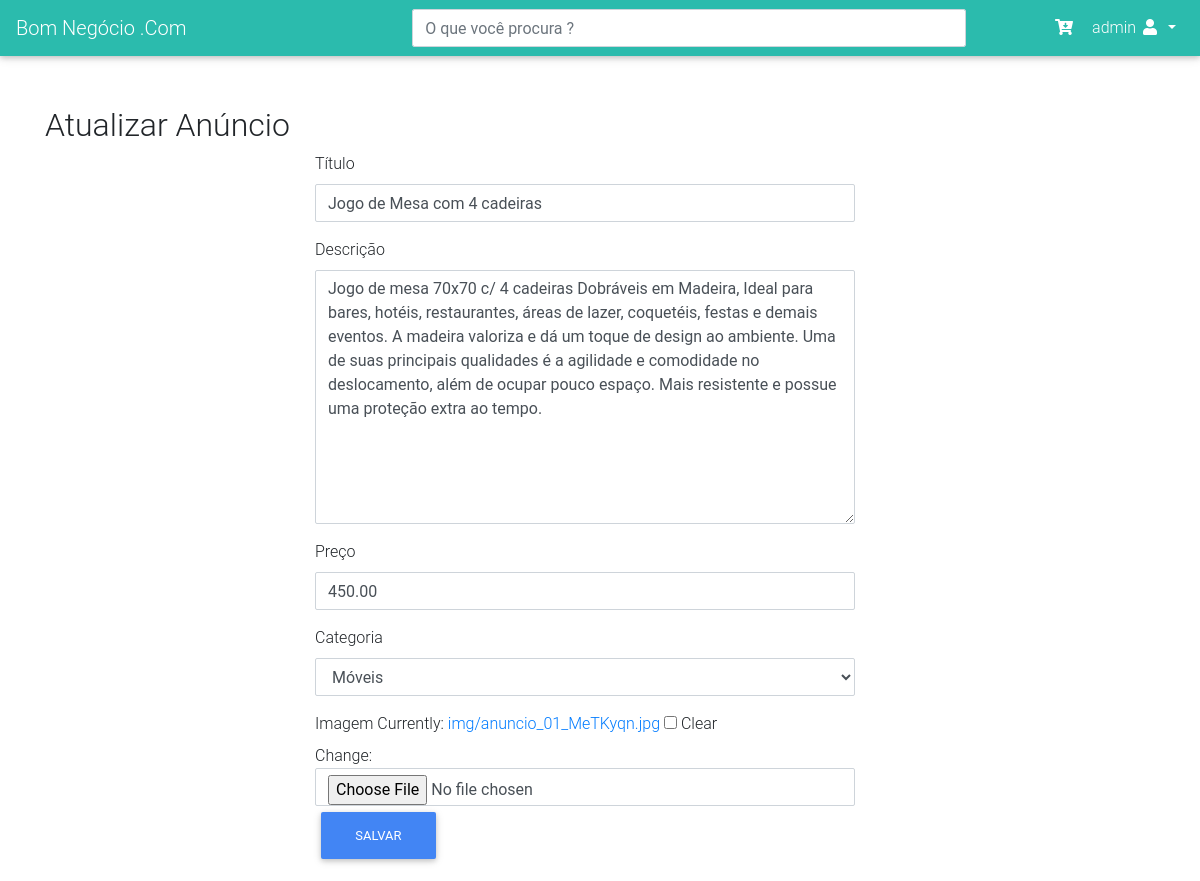
The app's page /atualizar/13 (signed in) with its own data.
### loja/models.py (models this page shows, shortened)
class Anuncio(models.Model):
    titulo = models.CharField(max_length=100)
    descricao = models.TextField(max_length=1000)
    preco = models.DecimalField(max_digits=7, decimal_places=2)
    imgPath = models.ImageField(null=True, upload_to='img/', default='', blank=True)
    categoria = models.ForeignKey(Categoria, on_delete=models.CASCADE)
    usuario = models.ForeignKey(User, on_delete=models.CASCADE,  null=True, blank=True)
    class Meta:
        verbose_name_plural = 'Anuncios'

### loja/views.py (the view)
# urls.py: path('atualizar/<int:pk>', atualizar_anuncio, name='url_atualizar_anuncio'),
@login_required(login_url='url_index')
def atualizar_anuncio(request, pk):
    dados = {}
    anuncio = Anuncio.objects.get(pk=pk)
    oldAnuncio = anuncio
    teste = oldAnuncio.imgPath.url.replace("/", "\\")
    imgPath = os.getcwd()+teste
    if(os.path.isfile(imgPath)):
        os.remove(imgPath)
    if request.method == 'POST':
        form = AnuncioForm(request.POST or None, request.FILES, instance=anuncio)
        form.fields['usuario'].initial = anuncio.usuario
        if form.is_valid():
            form.save()
            return redirect('url_minha_conta')
    dados['form'] = AnuncioForm(instance=anuncio)
    dados['usuario'] = request.user
    dados['titulo'] = "Atualizar Anúncio"
    return render(request, 'loja/form.html', dados)

### loja/form.py
class AnuncioForm(ModelForm):
    class Meta:
        model = Anuncio #Instancia um objeto do tipo anuncio
        fields = [
            'titulo',
            'descricao',
            'preco',
            'categoria',
            'imgPath',
            'usuario'
        ]

### loja/models.py (called while the page is built)
    def __str__(self):
        return self.nome

### loja/templates/loja/form.html (shortened to what this page needs)
{% extends 'loja/menu.html' %}
{% load static %}
{% load widget_tweaks %}
{% block content %}
    <div class="container">
        <h2>{{titulo}}</h2>
        <form method="POST" enctype="multipart/form-data">
            <div class="row">
                <div class="col-md-3"></div>
                <div class="row col-md-6">
                    <div class="form-group form-anuncio">
                        <label class="control-label">Título</label>
                        {{ form.titulo|add_class:"form-control" }}
                    </div>
                    <div class="form-group form-anuncio">
                        <label class="control-label">Descrição</label>
                        {{ form.descricao|add_class:"form-control"}}
                    </div>
                    <div class="form-group form-anuncio">
                        <label class="control-label">Preço</label>
                        {{ form.preco|add_class:"form-control"}}
                    </div>
                    <div class="form-group form-anuncio">
                        <label class="control-label">Categoria</label>
                        {{ form.categoria|add_class:"form-control"}}
                    </div>
                    <div class="form-group custom-file form-anuncio">
                      <label class="control-label">Imagem</label>
                        {{ form.imgPath|add_class:"form-control"}}
                    </div>
                    <div class="form-group form-anuncio">
                        <button type="submit" class="btn btn-primary"> Salvar </button>
                    </div>
                </div>
                <div class="col-md-3"></div>
            </div>
        </form>
    </div>
{% endblock %}

### loja/templates/loja/menu.html (shortened to what this page needs)
{% load static %}
<!doctype html>
<html lang="en">
<head>
    <link rel="stylesheet" href="https://stackpath.bootstrapcdn.com/bootstrap/4.3.1/css/bootstrap.min.css">
    <link rel="stylesheet" href=" {% static 'css/style.css' %} ">
    <link rel="stylesheet" href=" {% static 'css/mdb.min.css' %} ">
    <link rel="stylesheet" href="https://cdnjs.cloudflare.com/ajax/libs/font-awesome/5.8.2/css/all.css">
</head>
<body>
    <nav class="mb-1 navbar navbar-expand-lg navbar-dark default-color">
      <a class="navbar-brand" href="{% url 'url_home' %}">Bom Negócio .Com</a>
      {% if usuario.id %}
      <div class="col-md-6">
        <form action="{% url 'url_pesquisa_filtrada' %}" method="POST">
          <input name="chave" class="form-control" type="text" placeholder="O que você procura ?" aria-label="Search">
        </form>
      </div>
      {% endif %}
      <div class="collapse navbar-collapse" id="navbarSupportedContent-333">
        <ul class="navbar-nav ml-auto nav-flex-icons">
            <li class="nav-item ">
            <a class="nav-link" href="#">
              <i class="fas fa-cart-arrow-down"></i>
            </a>
          </li>
          <li class="nav-item dropdown">
            <a class="nav-link dropdown-toggle" id="navbarDropdownMenuLink-333" data-toggle="dropdown"
              aria-haspopup="true" aria-expanded="false">
              {% if usuario.id %} {{  usuario }} {% endif %} <i class="fas fa-user"> </i>
            </a>
          </li>
        </ul>
      </div>
    </nav>
    {% block content %}
    {% endblock %}
</body>
</html>

### loja/static/css/style.css (style rules this page uses)
.form-control, .btn { min-height: 38px; border-radius: 2px; }
.form-anuncio { width: 100%; height: auto; }
nav.mb-1.navbar.navbar-expand-lg.navbar-dark.default-color { margin-bottom: 50px !important; }

### records on screen
Anuncio: titulo "Jogo de Mesa com 4 cadeiras", descricao "Jogo de mesa 70x70 c/ 4 cadeiras Dobráveis em Madeira, Ideal para bares, hotéis, restaurantes, áreas de lazer, coquetéis, festas e demais eventos. A madeira valoriza e dá um toque de design ao ambiente. Uma de suas principais qualidades é a agilidade e comodidade no deslocamento, além de ocupar pouco espaço. Mais resistente e possue uma proteção extra ao tempo.", preco "450.00", categoria "Móveis"

### other values on screen
{{ usuario }} "admin"
{{ titulo }} "Atualizar Anúncio"
